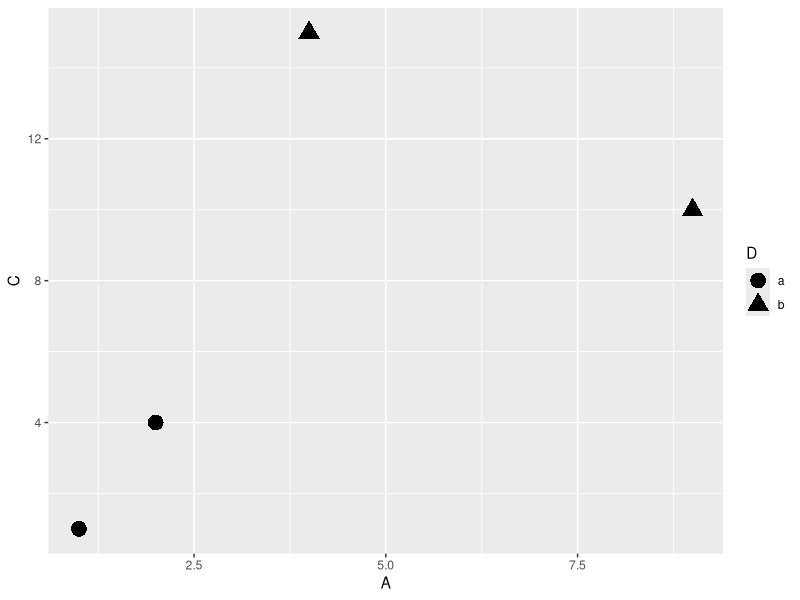
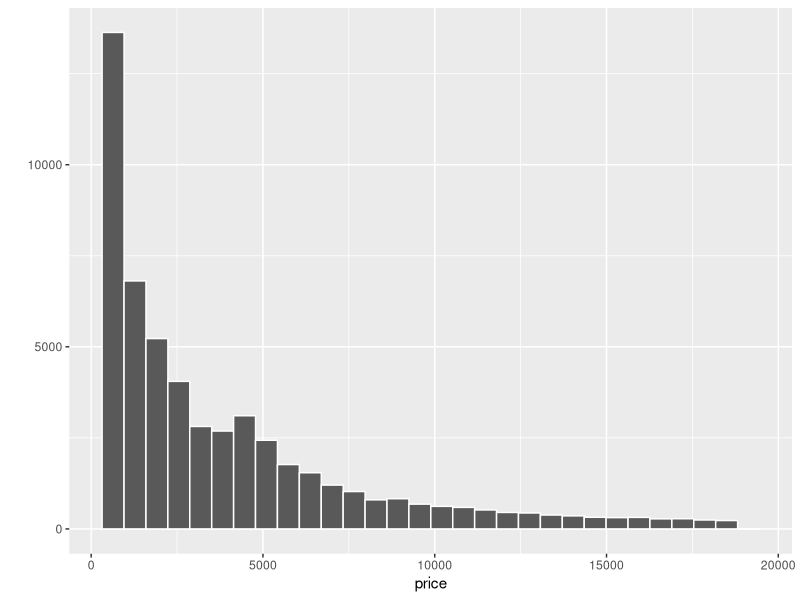
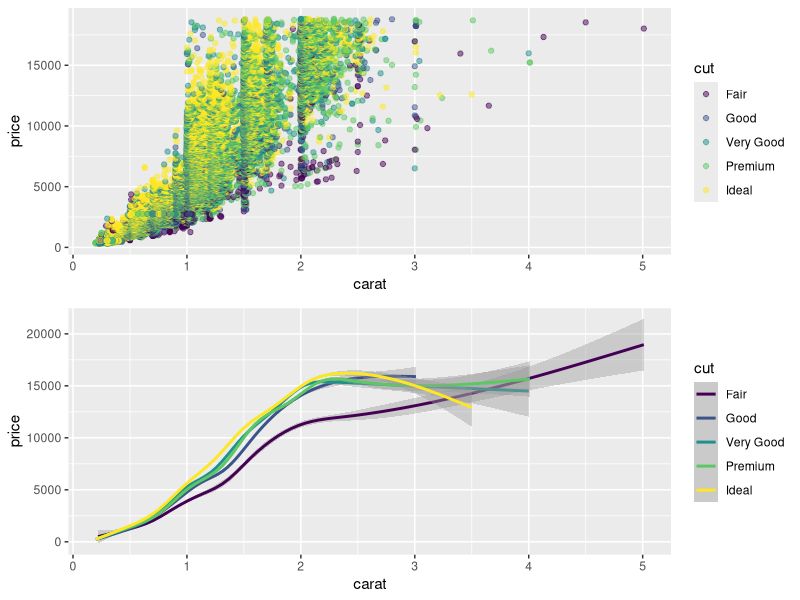
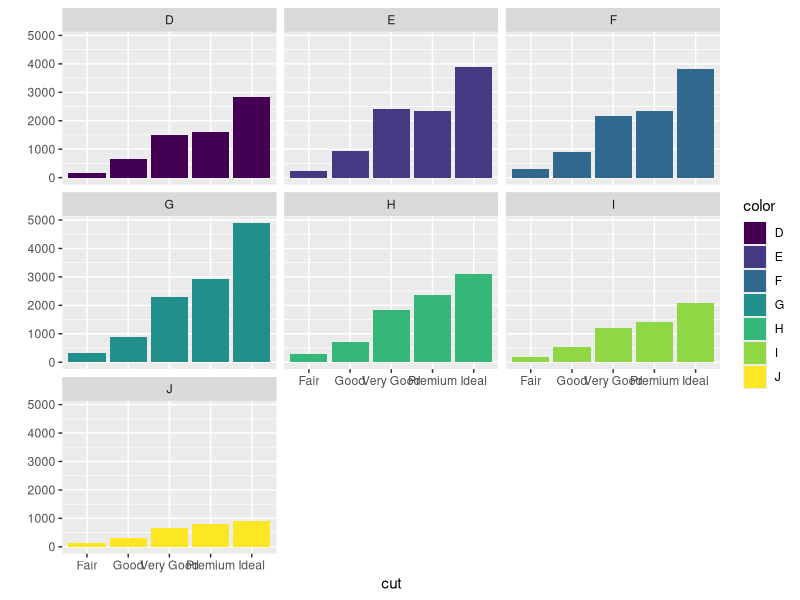
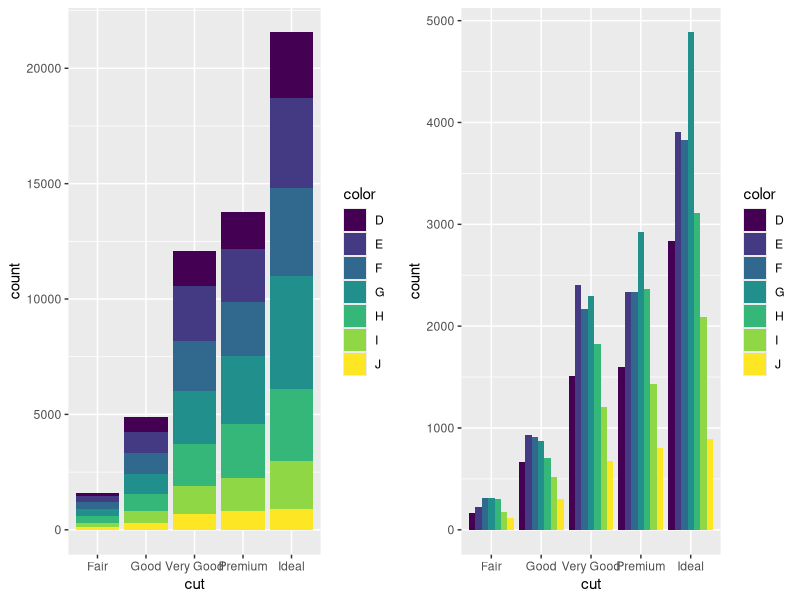
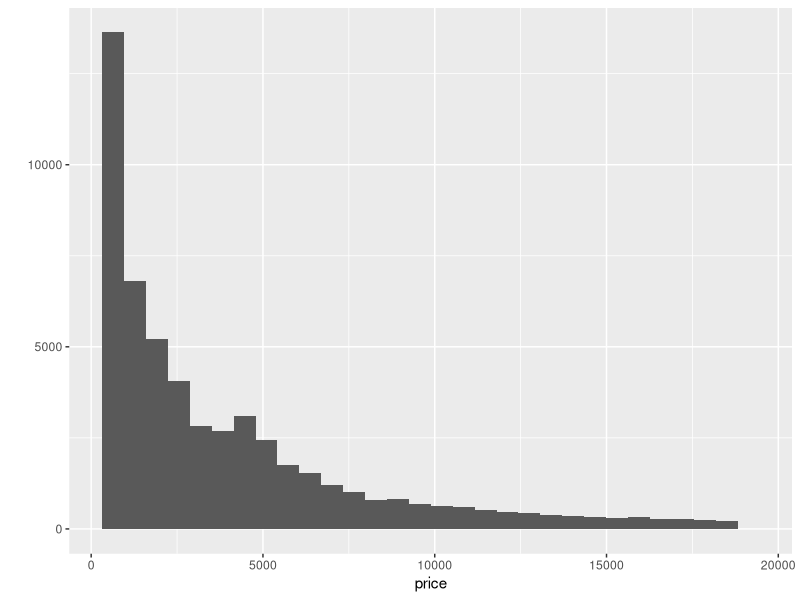
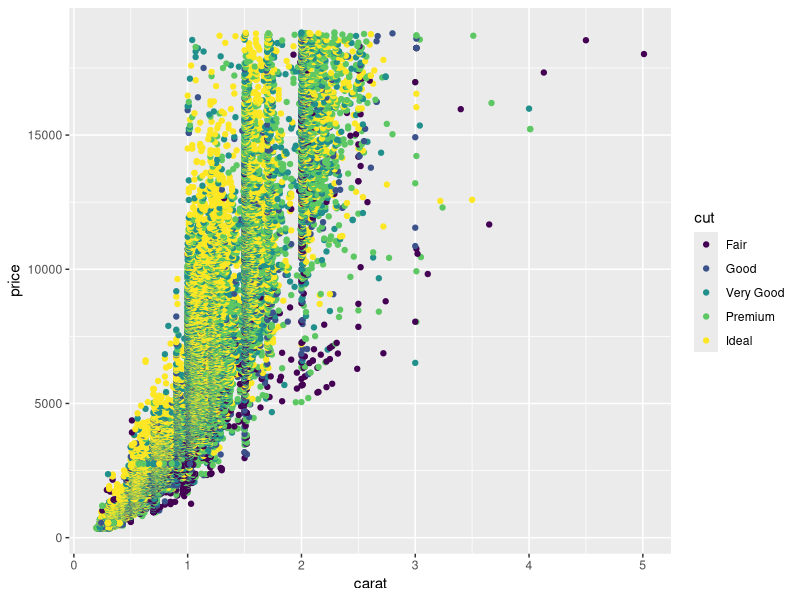
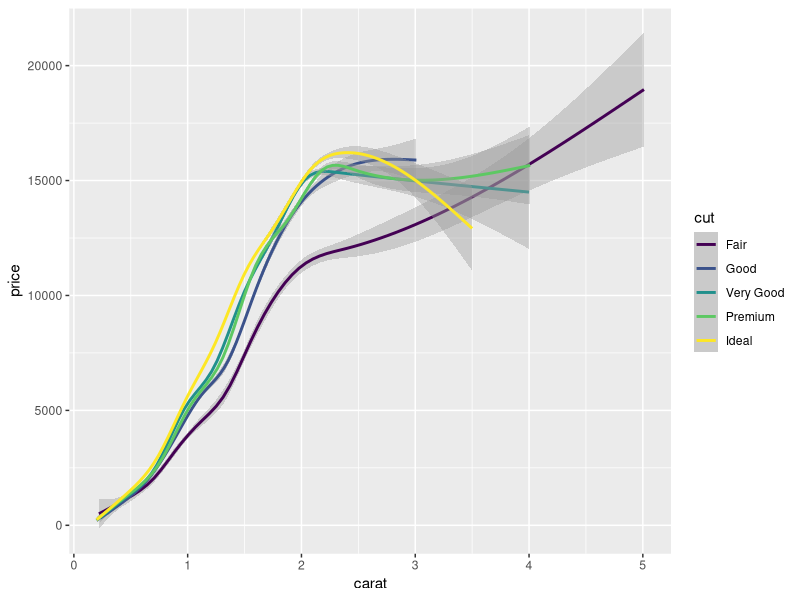

Write R code to recreate these figures, in order.
## ---- chunk 1
knitr::opts_chunk$set(echo = FALSE)
library(ggplot2)
## ---- chunk 2
df <- data.frame(A = c(2, 1, 4, 9),
                 B = c(3, 2, 5, 10), 
                 C = c(4, 1, 15, 10),
                 D = c("a", "a", "b", "b"))
knitr::kable(df, align = rep("c", 4))
## ---- chunk 3
qplot(data = df, x = A, y = C, shape = D, geom = "point", size = I(5))
## ---- chunk 4
knitr::kable(head(diamonds))
## ---- chunk 5
qplot(data = diamonds, x = price, bins = 30, colour = I("white"))
## ---- chunk 6
points <- qplot(data = diamonds, x = carat, y = price, geom = "point", colour = cut, alpha = I(0.5))
smoothed <- qplot(data = diamonds, x = carat, y = price, geom = "smooth", colour = cut)
cowplot::plot_grid(points, smoothed, nrow = 2, ncol = 1)
## ---- chunk 7
qplot(data = diamonds, geom = "bar", x = cut, fill = color, facets = ~color)
## ---- chunk 8
dodged <- ggplot(diamonds) + geom_bar(aes(cut, fill = color), position = "dodge")
stacked <- ggplot(diamonds) + geom_bar(aes(cut, fill = color))
cowplot::plot_grid(stacked, dodged)
## ---- chunk 9
diamonds
## ---- chunk 10
qplot(x = price, data = diamonds)
## ---- chunk 11
qplot(x = carat, y = price, colour = cut, data = diamonds)
## ---- chunk 12
qplot(x = carat, y = price, geom = "smooth", colour = cut, data = diamonds)
## ---- chunk 13
qplot(x = carat, y = price, geom = c("point", "smooth"), data = diamonds)
## ---- chunk 14
qplot(x = carat, y = price, data = diamonds, alpha = I(0.15), colour = I("steelblue"))
## ---- chunk 15
qplot(x = price, facets = ~cut, fill = cut, data = diamonds, colour = I("white"))
